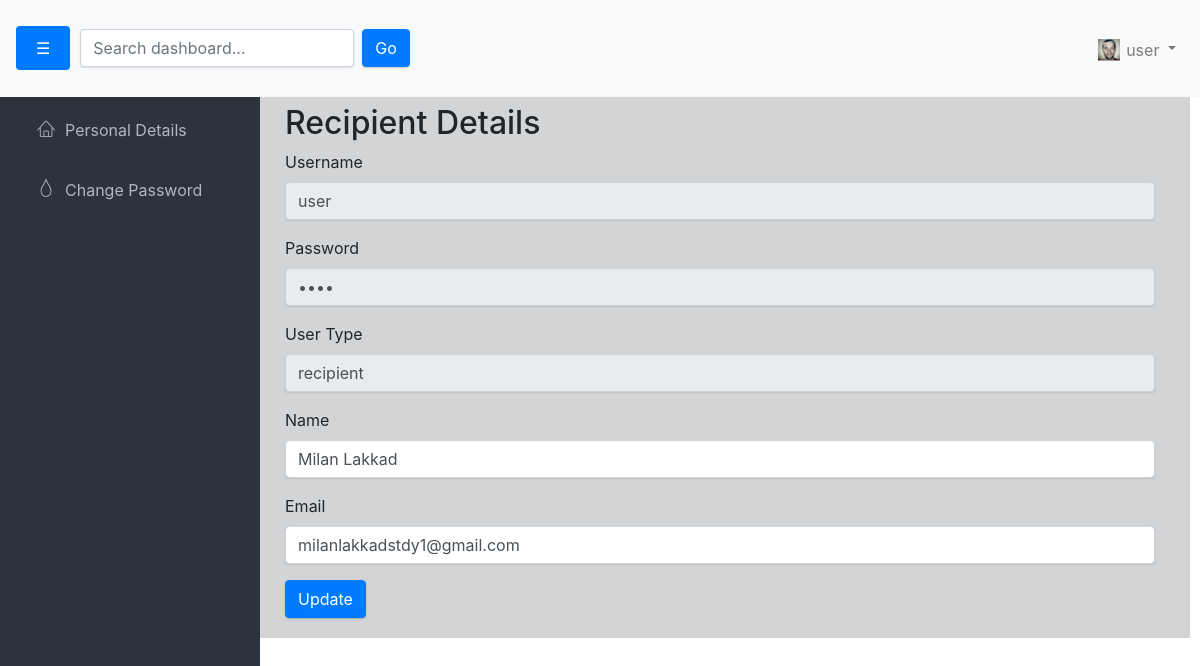
/Recipient/recipient_personal_details.php (signed in), run on the app's committed database.
### tables this page shows
CREATE TABLE `recipient` (
  `id` int(11) NOT NULL,
  `name` varchar(255) NOT NULL,
  `username` varchar(50) NOT NULL,
  `password` varchar(255) NOT NULL,
  `email` varchar(100) NOT NULL,
  `usertype` varchar(10) DEFAULT 'recipient'
);

### Recipient/recipient_personal_details.php (the view, shortened to what this page needs)
<?php include('recipient_profile_header.php'); ?>
<?php
$recipientUsername = $_SESSION['username'];
$query = "SELECT * FROM recipient WHERE username = ?";
$stmt = $conn->prepare($query);
$stmt->bind_param("s", $recipientUsername);
$stmt->execute();
$result = $stmt->get_result();
if ($result->num_rows > 0) {
    $recipientDetails = $result->fetch_assoc();
} else {
    echo "Recipient details not found!";
    exit;
}
?>
<!DOCTYPE html>
<html lang="en">
<head>
    <link rel="stylesheet" href="https://maxcdn.bootstrapcdn.com/bootstrap/4.3.1/css/bootstrap.min.css">
</head>
<div>
    <div class="container">
        <h2 class="mt-4">Recipient Details</h2>
        <form action="" method="POST">
            <div class="form-group">
                <label for="username">Username</label>
                <input type="text" class="form-control" id="username" name="username" value="<?php echo $recipientDetails['username']; ?>" readonly>
            </div>
            <div class="form-group">
                <label for="password">Password</label>
                <input type="password" class="form-control" id="password" name="password" value="<?php echo $recipientDetails['password']; ?>" readonly>
            </div>
            <div class="form-group">
                <label for="usertype">User Type</label>
                <input type="text" class="form-control" id="usertype" name="usertype" value="<?php echo $recipientDetails['usertype']; ?>" readonly>
            </div>
            <div class="form-group">
                <label for="name">Name</label>
                <input type="text" class="form-control" id="name" name="name" value="<?php echo $recipientDetails['name']; ?>" required>
            </div>
            <div class="form-group">
                <label for="email">Email</label>
                <input type="email" class="form-control" id="email" name="email" value="<?php echo $recipientDetails['email']; ?>" required>
            </div>
            <button type="submit" class="btn btn-primary">Update</button>
        </form>
    </div>
</div>
</body>
</html>

### Recipient/recipient_style.css (style rules this page uses)
html { position: relative; min-height: 100%; }
body { background-color: #d3d4d6; font-family: "Source Sans Pro", sans-serif; font-size: 15px; color: #676a6d; margin: 0; padding: 0; }
.btn { -webkit-border-radius: 2px; -moz-border-radius: 2px; border-radius: 2px; -moz-box-shadow: 0px 1px 2px 0 rgba(0, 0, 0, 0.2); -webkit-box-shadow: 0px 1px 2px 0 rgba(0, 0, 0, 0.2); box-shadow: 0px 1px 2px 0 rgba(0, 0, 0, 0.2); padding: 6px 22px; }
.btn-primary { background-color: #00AAFF; border-color: #00a0f0; }
.form-control { -moz-box-shadow: 0px 1px 2px 0 rgba(0, 0, 0, 0.1); -webkit-box-shadow: 0px 1px 2px 0 rgba(0, 0, 0, 0.1); box-shadow: 0px 1px 2px 0 rgba(0, 0, 0, 0.1); -webkit-border-radius: 2px; -moz-border-radius: 2px; border-radius: 2px; border-color: #eaeaea; background-color: #fcfcfc; }

### data on the page
recipient: username "user", usertype "recipient", name "Milan Lakkad", email "milanlakkadstdy1@gmail.com"

### other printed values
$_SESSION['username'] "user"
